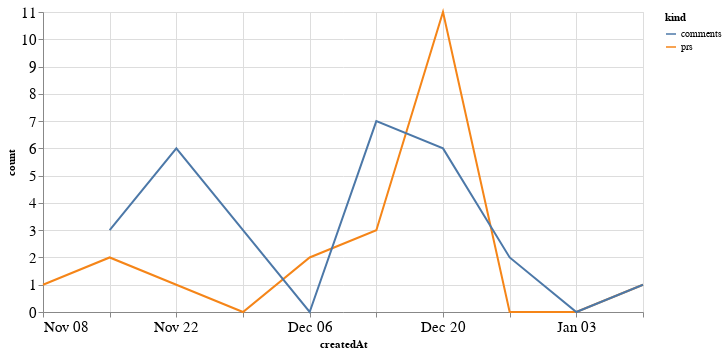

The code cell stored with this chart in its notebook:
### Code cell
alt.Chart(total_time, width=600).mark_line().encode(
    x='createdAt',
    y='count',
    color='kind'
)

### Figure 1 — Vega-Lite specification as saved in the notebook (floating-point values rounded to 4 significant figures)
{"config": {"axisLeft": {"labelFontSize": 15}, "axisBottom": {"labelFontSize": 15}}, "data": {"name": "data-e7e2235f250fd154dc692f1984b0887e"}, "mark": "line", "encoding": {"color": {"type": "nominal", "field": "kind"}, "x": {"type": "temporal", "field": "createdAt"}, "y": {"type": "quantitative", "field": "count"}}, "width": 600, "$schema": "https://vega.github.io/schema/vega-lite/v4.8.1.json", "datasets": {"data-e7e2235f250fd154dc692f1984b0887e": [{"createdAt": "2020-11-08T00:00:00", "kind": "prs", "count": 1.0}, {"createdAt": "2020-11-15T00:00:00", "kind": "prs", "count": 2.0}, {"createdAt": "2020-11-22T00:00:00", "kind": "prs", "count": 1.0}, {"createdAt": "2020-11-29T00:00:00", "kind": "prs", "count": 0.0}, {"createdAt": "2020-12-06T00:00:00", "kind": "prs", "count": 2.0}, {"createdAt": "2020-12-13T00:00:00", "kind": "prs", "count": 3.0}, {"createdAt": "2020-12-20T00:00:00", "kind": "prs", "count": 11.0}, {"createdAt": "2020-12-27T00:00:00", "kind": "prs", "count": 0.0}, {"createdAt": "2021-01-03T00:00:00", "kind": "prs", "count": 0.0}, {"createdAt": "2021-01-10T00:00:00", "kind": "prs", "count": 1.0}, {"createdAt": "2020-11-08T00:00:00", "kind": "comments", "count": null}, {"createdAt": "2020-11-15T00:00:00", "kind": "comments", "count": 3.0}, {"createdAt": "2020-11-22T00:00:00", "kind": "comments", "count": 6.0}, {"createdAt": "2020-11-29T00:00:00", "kind": "comments", "count": 3.0}, {"createdAt": "2020-12-06T00:00:00", "kind": "comments", "count": 0.0}, {"createdAt": "2020-12-13T00:00:00", "kind": "comments", "count": 7.0}, {"createdAt": "2020-12-20T00:00:00", "kind": "comments", "count": 6.0}, {"createdAt": "2020-12-27T00:00:00", "kind": "comments", "count": 2.0}, {"createdAt": "2021-01-03T00:00:00", "kind": "comments", "count": 0.0}, {"createdAt": "2021-01-10T00:00:00", "kind": "comments", "count": 1.0}]}}
